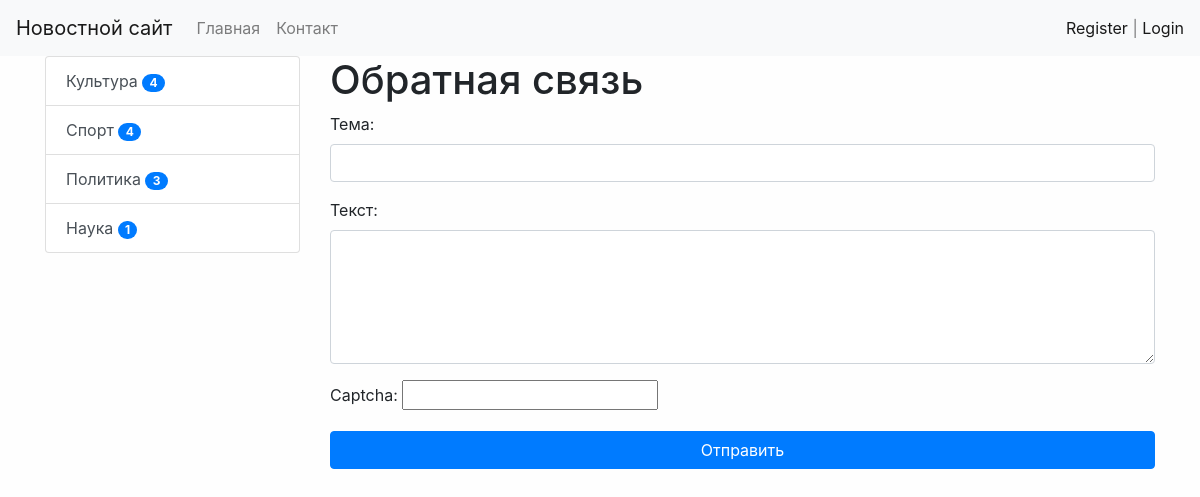
Page /contact/ on the committed database.
### news/models.py (models this page shows, shortened)
class Category(models.Model):
    title = models.CharField(verbose_name='Наименование категории', max_length=150, db_index=True)
    def get_absolute_url(self):
        return reverse('category', kwargs={'category_id': self.pk})
    class Meta:
        verbose_name = 'Категорию'
        verbose_name_plural = 'Категории'
        ordering = ['title']

### news/views.py (the view)
# urls.py: path('contact/', contact, name='contact'),
def contact(requests):
    if requests.method == 'POST':
        form = ContactForm(requests.POST)
        if form.is_valid():
            mail = send_mail(form.cleaned_data['subject'], form.cleaned_data['content'], 'casha199410@gmail.com',
                             ['albenzar@bk.ru'], fail_silently=True)
            if mail:
                messages.success(requests, 'Письмо отправлено!')
                return redirect('contact')
            else:
                messages.error(requests, 'Ошибка отправки')
        else:
            messages.error(requests, 'Ошибка валидации')
    else:
        form = ContactForm()
    return render(requests, 'news/test_email.html', {'form': form})

### news/forms.py
class ContactForm(forms.Form):
    subject = forms.CharField(label='Тема',
                              widget=forms.TextInput(attrs={'class': 'form-control', 'autocomplete': 'off'}))
    content = forms.CharField(label='Текст',
                              widget=forms.Textarea(attrs={'class': 'form-control', 'autocomplete': 'off', 'rows': 5}))
    captcha = CaptchaField()

### news/templatetags/news_tags.py (called while the page is built)
@register.inclusion_tag('news/list_categories.html')
def show_categories():
    categories = cache.get('categories')
    if not categories:
        categories = Category.objects.annotate(cnt=Count('news', filter=F('news__is_published'))).filter(cnt__gt=0)
        cache.set('categories', categories, 30)
    return {'categories': categories}

### news/templates/news/test_email.html (shortened to what this page needs)
{% extends "base.html" %}
{% block sidebar %}
{%include 'inc/_sidebar.html'%}
{% endblock %}
{% block content %}
<h1>Обратная связь</h1>
<form method="post">
    {{form.as_p}}
    <button type="submit" class="btn btn-primary btn-block"> Отправить</button>
</form>
{% endblock %}

### news/templates/news/list_categories.html
<div class="list-group">
    {%for item in categories %}
    <a href="{{item.get_absolute_url}}" class="list-group-item list-group-item-action">{{item.title}} <span
            class="badge badge-primary badge-pill">{{item.cnt}}</span></a>
    {%endfor%}
</div>

### mysite/static/css/style.css (style rules this page uses)
body { background-color: #fefefe; }

### rows in the picture
Category: title "Культура", cnt "4"
Category: title "Спорт", cnt "4"
Category: title "Политика", cnt "3"
Category: title "Наука", cnt "1"
